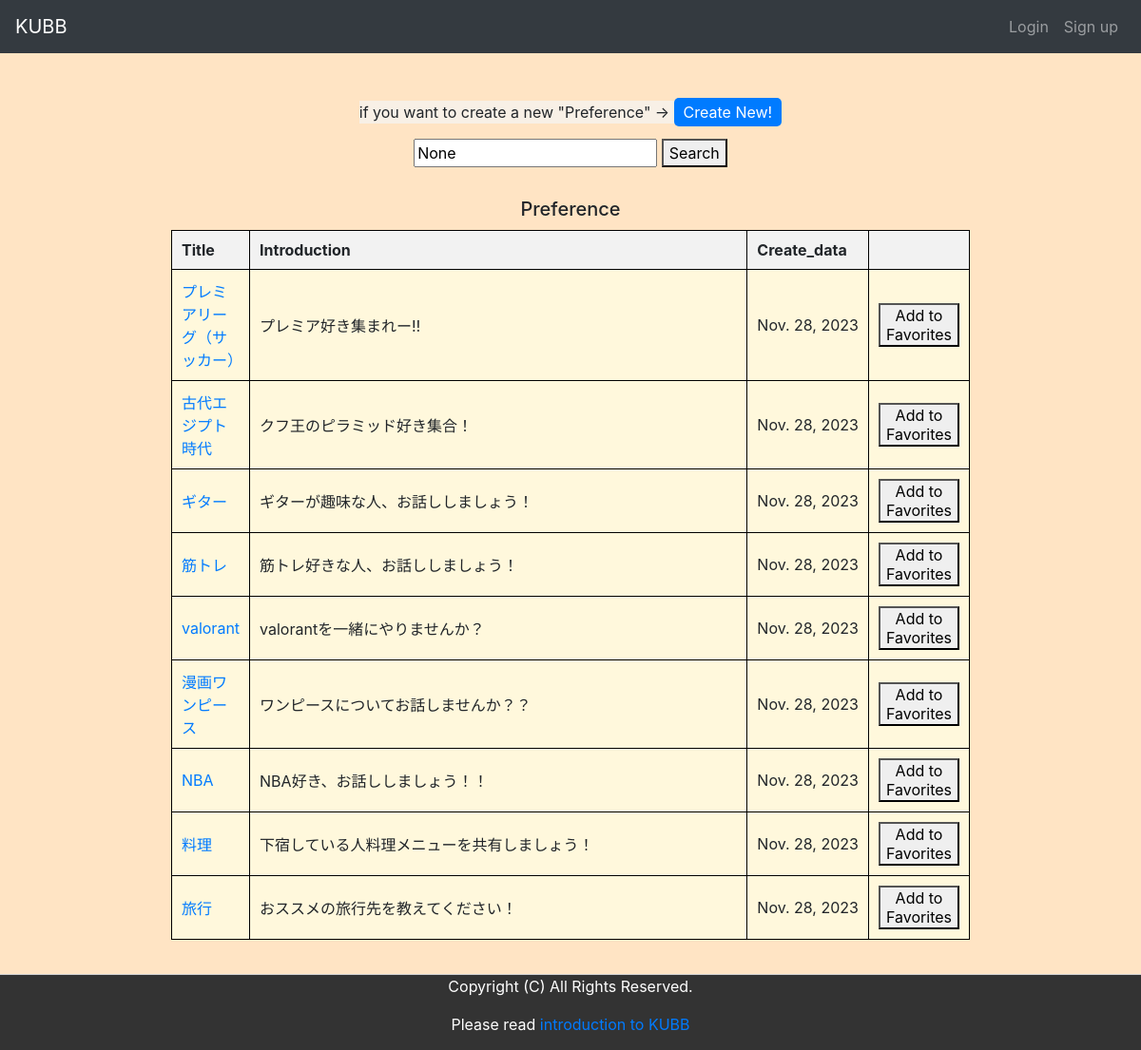
/preference_search, run on the app's committed database.
### dream/models.py (models this page shows, shortened)
class Preference(models.Model):
    title = models.CharField(max_length=50, unique=True)
    body = models.CharField(max_length=200,blank=True)
    name = models.CharField(max_length=20,blank=True)
    create_date = models.DateField(auto_now=True)
    tags = models.ManyToManyField(Preference_Tag, blank=True)

### dream/views.py (the view)
# urls.py: path('preference_search', views.preference_search, name='preference_search'),
def preference_search(request):
    keyword = request.GET.get("keyword")
    data =Preference.objects.all()
    queryset="a"
    error_message="a"
    list = []
    for da in data:
        search = da.title
        list.append(search)
    if keyword in list:
            queryset = "b"
    else:
            error_message = "That title does not exist."
    all_data = Preference.objects.all().order_by('-create_date')
    context = {
        "queryset":queryset,
        "all_data" :all_data,
        "keyword": keyword,
        "error_message":error_message,
    }
    return render(request, "dream/preference_list.html", context)

### dream/templates/dream/preference_list.html (shortened to what this page needs)
{% extends "dream/base.html" %}
{% block content %}
<div class="gray-box">
        <div class="center-content">
            <span class="create">if you want to create a new "Preference" → <a href="{% url 'dream:preference_create' %}" class="create-button">Create New!</a></span>
                <form method="get" action="{% url 'dream:preference_search' %}">
                    <input type="text" name="keyword" value="{{ keyword }}" required placeholder="Search...">
                    <button type="submit">Search</button>
                </form>
                <table>
                    <h1>Preference</h1>
                    <tr class ="background-color">
                        <th>Title</th>
                        <th style="width: 600px;">Introduction</th>
                        <th style="width: 130px;">Create_data</th>
                        <th style="width: 60px;"></th>
                    <tr>
                    {% for i in all_data %}
                    <tr>
                        <td><a href="{% url 'dream:preference_groupchat' room_name=i.title %}">{{ i.title }}</a></td>
                        <td><span id="word-break-word">{{ i.body }}</td></span>
                        <td>{{ i.create_date }}
                            <form action="{% url 'dream:preference_like' room_name=i.title %}" method="POST"></td>
                        <td>
                                <button type="submit" class="favorite_button">Add to Favorites</button>
                        </td>
                    </tr>
                    {% endfor %}
                </table>
            </body>
{% endblock %}

### dream/templates/dream/preference_list.html (style rules this page uses)
.gray-box { margin-bottom: 80px; }
.create { background-color: rgba(245, 245, 245, 0.7); }
.create-button { text-decoration: none; background-color: #007BFF; color: white; padding: 5px 10px; border-radius: 5px; }
h1 { font-size: 20px; margin-bottom: 10px; }
table { width: 70%; border-collapse: collapse; margin-bottom: 20px; }
th { background-color: #f2f2f2; }
th, td { padding: 10px; text-align: left; border: 1.5px solid black; vertical-align: middle; }
td { background-color: #DDDDDD; }
.center-content h1 { text-align: left; }
.favorite_button { float: right; }
table td, table th { padding: 10px; vertical-align: middle; }
#word-break-word { word-break: anywhere; }

### dream/templates/dream/base.html (style rules this page uses)
body { margin: 0; padding: 0; background-color: #FFE4C4; }
.center-content { display: flex; flex-direction: column; align-items: center; text-align: center; margin-top: 50px; }
th { background-color: #f2f2f2; }
th, td { padding: 10px; text-align: left; border: 1.5px solid black; vertical-align: middle; }
td { background-color: #FFF8DC; }

### data on the page
Preference: title "プレミアリーグ（サッカー）", body "プレミア好き集まれー‼", create_date "Nov. 28, 2023"
Preference: title "古代エジプト時代", body "クフ王のピラミッド好き集合！", create_date "Nov. 28, 2023"
Preference: title "ギター", body "ギターが趣味な人、お話ししましょう！", create_date "Nov. 28, 2023"
Preference: title "筋トレ", body "筋トレ好きな人、お話ししましょう！", create_date "Nov. 28, 2023"
Preference: title "valorant", body "valorantを一緒にやりませんか？", create_date "Nov. 28, 2023"
Preference: title "漫画ワンピース", body "ワンピースについてお話しませんか？？", create_date "Nov. 28, 2023"
Preference: title "NBA", body "NBA好き、お話ししましょう！！", create_date "Nov. 28, 2023"
Preference: title "料理", body "下宿している人料理メニューを共有しましょう！", create_date "Nov. 28, 2023"
Preference: title "旅行", body "おススメの旅行先を教えてください！", create_date "Nov. 28, 2023"
